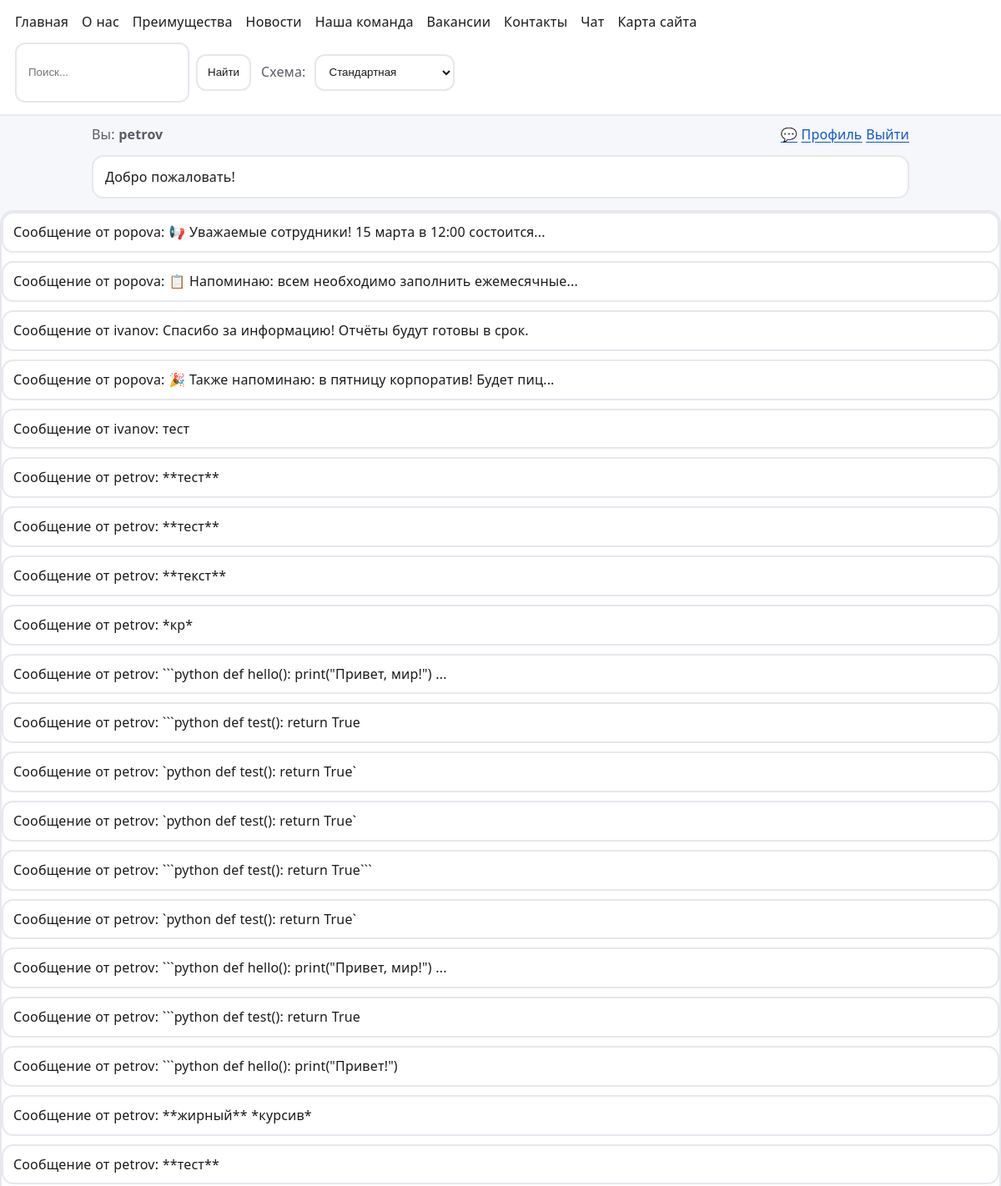
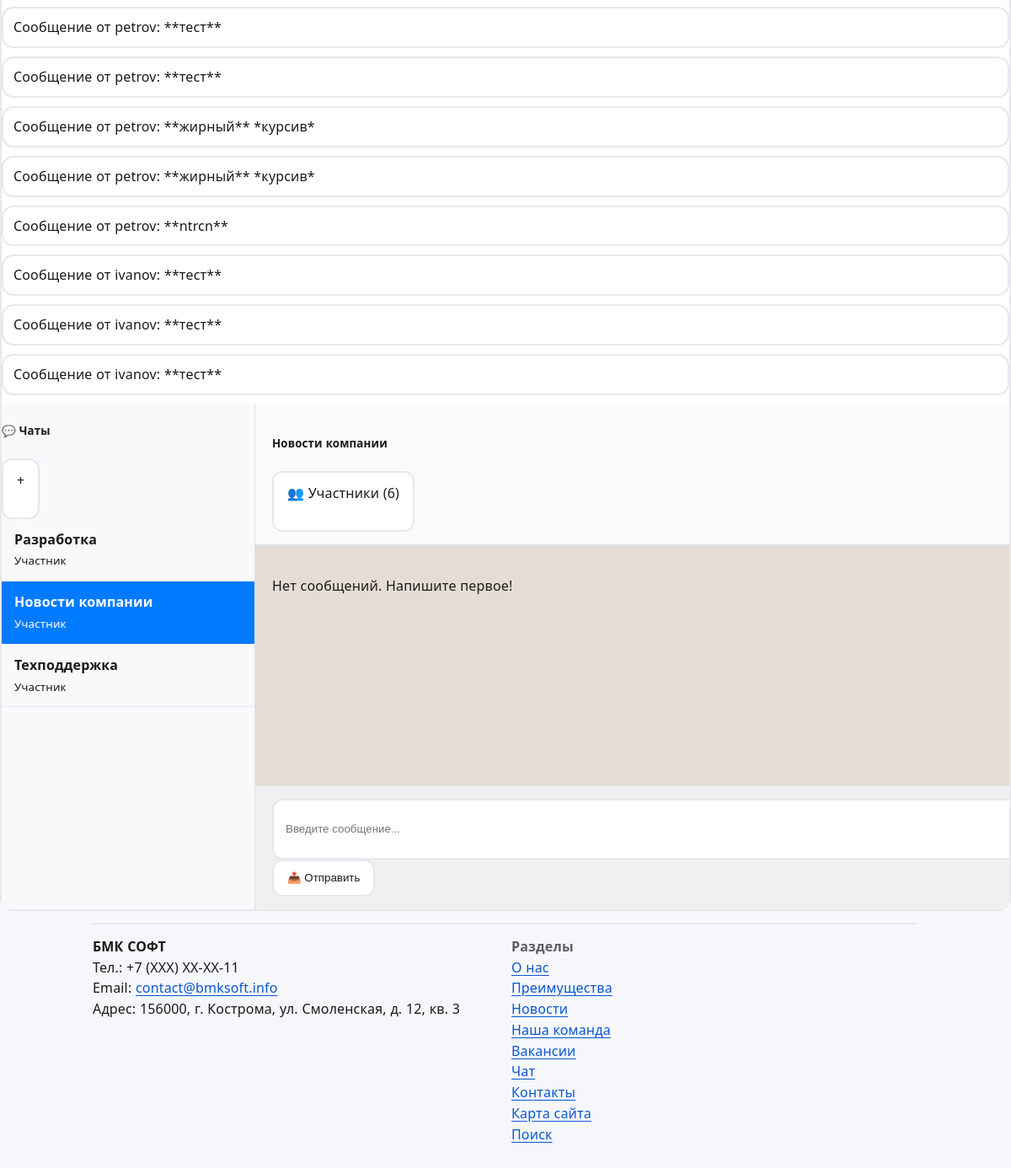
Page /messages/chats/2/ (signed in) on the committed database (2 pictures, top to bottom).
### core/models.py (models this page shows, shortened)
class Banner(models.Model):
    text = models.CharField(max_length=255)
    href = models.CharField(max_length=255, default="/")
    enabled = models.BooleanField(default=True)
    order = models.PositiveIntegerField(default=0)
    class Meta:
        ordering = ["order", "id"]

class ContactInfo(models.Model):
    org = models.CharField(max_length=255, default="Demo Org")
    phone = models.CharField(max_length=64, default="+7 (000) 000-00-00")
    email = models.EmailField(default="info@example.com")
    address = models.CharField(max_length=255, default="Россия, Москва, ул. Пример, 1")

### messaging/models.py (models this page shows, shortened)
class ChatMessage(models.Model):
    chat = models.ForeignKey(
        ChatRoom,
        on_delete=models.CASCADE,
        related_name='messages',
        verbose_name='Чат'
    )
    sender = models.ForeignKey(
        User,
        on_delete=models.CASCADE,
        related_name='chat_messages',
        verbose_name='Отправитель'
    )
    content = models.TextField('Текст сообщения', blank=True)
    sent_at = models.DateTimeField('Время отправки', auto_now_add=True, db_index=True)
    is_edited = models.BooleanField('Отредактировано', default=False)
    edited_at = models.DateTimeField('Дата редактирования', null=True, blank=True)
    is_deleted = models.BooleanField('Удалено', default=False)
    reply_to = models.ForeignKey(
        'self',
        on_delete=models.SET_NULL,
        null=True,
        blank=True,
        related_name='replies',
        verbose_name='Ответ на'
    )
    read_by = models.ManyToManyField(
        User,
        related_name='read_chat_messages',
        blank=True,
        verbose_name='Прочитано'
    )
    class Meta:
        verbose_name = 'Сообщение чата'
        verbose_name_plural = 'Сообщения чатов'
        ordering = ['-sent_at']
        indexes = [
            models.Index(fields=['chat', 'sent_at']),
            models.Index(fields=['sender', 'sent_at']),
        ]
    def __str__(self):
        preview = self.content[:50] + '...' if len(self.content) > 50 else self.content
        return f"Сообщение от {self.sender.username}: {preview}"

class ChatMembership(models.Model):
    class Role(models.TextChoices):
        OWNER = 'OWNER', 'Владелец'
        ADMIN = 'ADMIN', 'Администратор'
        MODERATOR = 'MODERATOR', 'Модератор'
        MEMBER = 'MEMBER', 'Участник'
    user = models.ForeignKey(
        User,
        on_delete=models.CASCADE,
        related_name='chat_memberships',
        verbose_name='Пользователь'
    )
    chat = models.ForeignKey(
        ChatRoom,
        on_delete=models.CASCADE,
        related_name='members',
        verbose_name='Чат'
    )
    joined_at = models.DateTimeField('Дата вступления', auto_now_add=True)
    role_in_chat = models.CharField(
        'Роль в чате',
        max_length=50,
        choices=Role.choices,
        default=Role.MEMBER
    )
    is_muted = models.BooleanField('Уведомления выключены', default=False)
    nickname_in_chat = models.CharField(
        'Никнейм в чате',
        max_length=100,
        blank=True,
        null=True
    )
    last_read_message = models.ForeignKey(
        'ChatMessage',
        on_delete=models.SET_NULL,
        null=True,
        blank=True,
        related_name='+'
    )
    left_at = models.DateTimeField('Дата выхода', null=True, blank=True)
    class Meta:
        verbose_name = 'Участник чата'
        verbose_name_plural = 'Участники чатов'
        unique_together = ['user', 'chat']

class ChatRoom(models.Model):
    class ChatType(models.TextChoices):
        PRIVATE = 'PRIVATE', 'Личная переписка'
        GROUP = 'GROUP', 'Групповой чат'
        CHANNEL = 'CHANNEL', 'Канал'
        SUPPORT = 'SUPPORT', 'Техподдержка'
    title = models.CharField('Название', max_length=200, blank=True, null=True)
    type = models.CharField(
        'Тип чата',
        max_length=20,
        choices=ChatType.choices,
        default=ChatType.GROUP
    )
    created_by = models.ForeignKey(
        User,
        on_delete=models.SET_NULL,
        null=True,
        related_name='created_chats',
        verbose_name='Создатель'
    )
    created_at = models.DateTimeField('Дата создания', auto_now_add=True)
    description = models.TextField('Описание', blank=True, null=True)
    avatar_url = models.TextField('Аватар (URL)', blank=True, null=True)
    is_archived = models.BooleanField('В архиве', default=False)
    last_message = models.ForeignKey(
        'ChatMessage',
        on_delete=models.SET_NULL,
        null=True,
        blank=True,
        related_name='+'
    )
    class Meta:
        verbose_name = 'Чат-комната'
        verbose_name_plural = 'Чат-комнаты'
        ordering = ['-created_at']

### messaging/views.py (the view)
# urls.py: path("chats/<int:chat_id>/", views.chat_room, name="chat_room"),
@login_required
def chat_room(request, chat_id):
    chat = get_object_or_404(
        ChatRoom.objects.filter(members__user=request.user),
        id=chat_id
    )
    messages = chat.messages.filter(
        is_deleted=False
    ).select_related('sender').prefetch_related('attachments', 'read_by').order_by('-sent_at')[:50]
    unread = chat.messages.exclude(read_by=request.user)
    for msg in unread:
        msg.read_by.add(request.user)
    membership = ChatMembership.objects.get(user=request.user, chat=chat)
    last_message = chat.messages.first()
    if last_message:
        membership.last_read_message = last_message
        membership.save(update_fields=['last_read_message'])
    return render(request, 'messaging/chat_room.html', {
        'chat': chat,
        'messages': reversed(list(messages)),
    })

### core/context_processors.py (called while the page is built)
def site_settings(request):
    return {"banners": Banner.objects.filter(enabled=True)[:3], "contact_info": ContactInfo.objects.first()}

def breadcrumbs(request):
    return {'breadcrumbs': get_breadcrumbs(request)}

### templates/messaging/chat_room.html (shortened to what this page needs)
{% extends 'messaging/chat_base.html' %}
{% block chat_sidebar %}
<div class="p-3">
    <div class="d-flex justify-content-between align-items-center mb-3">
        <h5 class="mb-0">💬 Чаты</h5>
        <a href="{% url 'messaging:create_chat' %}" class="btn btn-primary btn-sm">+</a>
    </div>
    <div class="list-group">
        {% for m in request.user.chat_memberships.all %}
        <a href="{% url 'messaging:chat_room' m.chat.id %}"
           class="list-group-item list-group-item-action chat-list-item {% if m.chat.id == chat.id %}active{% endif %}">
            <strong>{{ m.chat.title }}</strong>
            <br>
            <small>{{ m.get_role_in_chat_display }}</small>
        </a>
        {% endfor %}
    </div>
</div>
{% endblock %}
{% block chat_main %}
<div class="chat-header">
    <div class="d-flex justify-content-between align-items-center">
        <h5 class="mb-0">{{ chat.title }}</h5>
        <div>
            <a href="{% url 'messaging:chat_members' chat.id %}" class="btn btn-sm btn-outline-primary">
                👥 Участники ({{ chat.members.count }})
            </a>
        </div>
    </div>
</div>
<div class="messages-area" id="messagesArea">
    {% for msg in messages %}
    <div class="message-bubble {% if msg.sender == request.user %}message-sent{% else %}message-received{% endif %}">
        {% if msg.sender != request.user %}
        <div class="message-sender">{{ msg.sender.get_full_name|default:msg.sender.username }}</div>
        {% endif %}
        <div class="message-content">{{ msg.content }}</div>
        <div class="message-time">{{ msg.sent_at|time:"H:i" }}</div>
    </div>
    {% empty %}
    <p class="text-muted text-center mt-5">Нет сообщений. Напишите первое!</p>
    {% endfor %}
</div>
<div class="message-input-area">
    <form id="messageForm" method="POST" action="{% url 'messaging:send_chat_message' chat.id %}">
        <div class="input-group">
            <input type="text" name="content" class="form-control" placeholder="Введите сообщение..." id="messageInput" autocomplete="off">
            <button class="btn btn-success" type="submit">📤 Отправить</button>
        </div>
    </form>
</div>
{% endblock %}

### templates/base.html (shortened to what this page needs)
<!doctype html>
<html lang="ru">
<head>
  <link rel="stylesheet" href="/static/style.css" />
</head>
<body>
  <header class="top" role="banner">
    <nav class="nav" aria-label="Навигация">
      <a href="{% url 'home' %}">Главная</a>
      <a href="{% url 'about_us' %}">О нас</a>
      <a href="{% url 'advantages' %}">Преимущества</a>
      <a href="{% url 'news:list' %}">Новости</a>
      <a href="{% url 'team' %}">Наша команда</a>
      <a href="{% url 'vacancies' %}">Вакансии</a>
      <a href="{% url 'contact' %}">Контакты</a>
      <a href="{% url 'messaging:chat_list' %}">Чат</a>
      <a href="{% url 'sitemap' %}">Карта сайта</a>
    </nav>
    <div class="right">
      <form class="search-mini" action="{% url 'search' %}" method="get" role="search" aria-label="Поиск по сайту">
        <input name="q" value="{{ q|default:'' }}" placeholder="Поиск..." />
        <button type="submit">Найти</button>
      </form>
      <div class="theme" aria-label="Цветовая схема">
        <label for="themeSelect" class="theme__label">Схема:</label>
        <select id="themeSelect" class="theme__select">
          <option value="standard">Стандартная</option>
        </select>
      </div>
    </div>
  </header>
  <div class="subbar">
    <div class="who">
      {% if user.is_authenticated %}
        Вы: <b>{{ user.username }}</b>
      {% else %}
        Вы: <b>Гость</b>
      {% endif %}
    </div>
    <div class="auth">
      {% if user.is_authenticated %}
        <a href="{% url 'messaging:chat_list' %}">💬</a>
        <a href="{% url 'profile' %}">Профиль</a>
        <a href="{% url 'logout' %}">Выйти</a>
      {% else %}
        <a href="{% url 'login' %}">Войти</a>
        <a href="{% url 'register' %}">Регистрация</a>
      {% endif %}
    </div>
  </div>
  {% if banners %}
    <div class="banners" aria-label="Баннеры">
      {% for b in banners %}
        <a class="banner" href="{{ b.href }}">{{ b.text }}</a>
      {% endfor %}
    </div>
  {% endif %}
  <main id="content" class="card" role="main">
    {% if messages %}
      {% for m in messages %}
        <div class="flash {{ m.tags }}">{{ m }}</div>
      {% endfor %}
    {% endif %}
    {% block content %}{% endblock %}
  </main>
  <footer class="footer" role="contentinfo">
    <div class="footer-grid">
      <div class="contacts-widget" aria-label="Контакты">
        {% if contact_info %}
          <div><b>{{ contact_info.org }}</b></div>
          <div>Тел.: {{ contact_info.phone }}</div>
          <div>Email: <a href="mailto:{{ contact_info.email }}">{{ contact_info.email }}</a></div>
          <div>Адрес: {{ contact_info.address }}</div>
        {% else %}
          <div class="muted">Контакты не настроены.</div>
        {% endif %}
      </div>
      <div class="muted">
        <div><b>Разделы</b></div>
        <div><a href="{% url 'about_us' %}">О нас</a></div>
        <div><a href="{% url 'advantages' %}">Преимущества</a></div>
        <div><a href="{% url 'news:list' %}">Новости</a></div>
        <div><a href="{% url 'team' %}">Наша команда</a></div>
        <div><a href="{% url 'vacancies' %}">Вакансии</a></div>
        <div><a href="{% url 'messaging:chat_list' %}">Чат</a></div>
        <div><a href="{% url 'contact' %}">Контакты</a></div>
        <div><a href="{% url 'sitemap' %}">Карта сайта</a></div>
        <div><a href="{% url 'search' %}">Поиск</a></div>
      </div>
    </div>
  </footer>
</body>
</html>

### static/style.css (style rules this page uses)
:root { --bg:#f6f7fb;--fg:#1a1a1a;--card:#fff;--border:#e7e7ef;--link:#0b57d0;--muted:#5b5b66;--focus:#ffbf47;--base-font:16px;--line:1.55;--letter:.01em;--word:.02em }
html { font-size:var(--base-font) }
body { font-family:system-ui,-apple-system,Segoe UI,Roboto,Arial,sans-serif;margin:0;background:var(--bg);color:var(--fg);line-height:var(--line);letter-spacing:var(--letter);word-spacing:var(--word) }
a { color:var(--link);text-underline-offset:.18em }
.top { display:flex;flex-wrap:wrap;gap:12px 16px;align-items:center;justify-content:space-between;padding:14px 18px;background:var(--card);border-bottom:2px solid var(--border) }
.nav { display:flex;gap:16px;flex-wrap:wrap }
.nav a { text-decoration:none;color:var(--fg) }
.right { display:flex;gap:12px;flex-wrap:wrap;align-items:center }
.theme { display:flex;gap:10px;align-items:center }
.theme__label { color:var(--muted) }
.theme__select { padding:10px 12px;border:2px solid var(--border);border-radius:12px;background:var(--card);color:var(--fg);min-height:44px }
.subbar { max-width:980px;margin:10px auto 0;padding:0 18px;display:flex;justify-content:space-between;gap:12px;color:var(--muted) }
.card { max-width:980px;margin:14px auto;padding:18px;background:var(--card);border:2px solid var(--border);border-radius:16px }
.banners { max-width:980px;margin:12px auto 0;padding:0 18px;display:grid;gap:10px }
.banner { display:block;padding:12px 14px;border:2px solid var(--border);border-radius:14px;background:var(--card);color:var(--fg);text-decoration:none }
label { display:grid;gap:8px }
input,textarea,select { width:100%;padding:12px 14px;border:2px solid var(--border);border-radius:12px;background:var(--card);color:var(--fg);min-height:44px }
button,.btn { display:inline-block;padding:12px 16px;border:2px solid var(--border);border-radius:12px;background:var(--card);color:var(--fg);cursor:pointer;text-decoration:none;min-height:44px }
.flash { border:2px solid var(--border);border-radius:14px;padding:10px 12px;margin-bottom:10px }
.muted { color:var(--muted) }
.search-mini { display:flex;gap:8px;align-items:center }
.search-mini input { max-width:220px }
.search-mini button { padding:10px 12px;min-height:44px }
.footer { max-width:980px;margin:0 auto 30px;padding:0 18px }
.footer-grid { display:grid;grid-template-columns:repeat(auto-fit,minmax(240px,1fr));gap:14px;border-top:2px solid var(--border);padding-top:14px;margin-top:14px }

### templates/messaging/chat_base.html (style rules this page uses)
main.card { padding: 0 !important; max-width: 100% !important; }
.chat-header { padding: 15px 20px; border-bottom: 1px solid #dee2e6; background: #fafafa; }
.messages-area { flex: 1; overflow-y: auto; padding: 20px; background: #e5ddd5; }
.message-input-area { padding: 15px 20px; background: #f0f0f0; border-top: 1px solid #dee2e6; }
.chat-list-item { display: block; padding: 12px 15px; border-bottom: 1px solid #e9ecef; cursor: pointer; transition: background 0.2s; text-decoration: none; color: inherit; }
.chat-list-item.active { background: #007bff; color: white; }

### rows in the picture
Banner: text "Добро пожаловать!"
ChatMessage: content+sender "Сообщение от popova: 📢 Уважаемые сотрудники! 15 марта в 12:00 состоится..."
ChatMessage: content+sender "Сообщение от popova: 📋 Напоминаю: всем необходимо заполнить ежемесячные..."
ChatMessage: content+sender "Сообщение от ivanov: Спасибо за информацию! Отчёты будут готовы в срок."
ChatMessage: content+sender "Сообщение от popova: 🎉 Также напоминаю: в пятницу корпоратив! Будет пиц..."
ChatMessage: content+sender "Сообщение от ivanov: тест"
ChatMessage: content+sender "Сообщение от petrov: **тест**"
ChatMessage: content+sender "Сообщение от petrov: **тест**"
ChatMessage: content+sender "Сообщение от petrov: **текст**"
ChatMessage: content+sender "Сообщение от petrov: *кр*"
ChatMessage: content+sender "Сообщение от petrov: ```python def hello(): print(\"Привет, мир!\") ..."
ChatMessage: content+sender "Сообщение от petrov: ```python def test(): return True"
ChatMessage: content+sender "Сообщение от petrov: `python def test(): return True`"
ChatMessage: content+sender "Сообщение от petrov: `python def test(): return True`"
ChatMessage: content+sender "Сообщение от petrov: ```python def test(): return True```"
ChatMessage: content+sender "Сообщение от petrov: `python def test(): return True`"
ChatMessage: content+sender "Сообщение от petrov: ```python def hello(): print(\"Привет, мир!\") ..."
ChatMessage: content+sender "Сообщение от petrov: ```python def test(): return True"
ChatMessage: content+sender "Сообщение от petrov: ```python def hello(): print(\"Привет!\")"
ChatMessage: content+sender "Сообщение от petrov: **жирный** *курсив*"
ChatMessage: content+sender "Сообщение от petrov: **тест**"
ChatMessage: content+sender "Сообщение от petrov: **тест**"
ChatMessage: content+sender "Сообщение от petrov: **тест**"
ChatMessage: content+sender "Сообщение от petrov: **жирный** *курсив*"
ChatMessage: content+sender "Сообщение от petrov: **жирный** *курсив*"
ChatMessage: content+sender "Сообщение от petrov: **ntrcn**"
ChatMessage: content+sender "Сообщение от ivanov: **тест**"
ChatMessage: content+sender "Сообщение от ivanov: **тест**"
ChatMessage: content+sender "Сообщение от ivanov: **тест**"
ChatMembership: chat "Разработка", role_in_chat "Участник"
ChatMembership: chat "Новости компании", role_in_chat "Участник"
ChatMembership: chat "Техподдержка", role_in_chat "Участник"
ChatRoom: title "Новости компании", members.count "6"
ContactInfo: org "БМК СОФТ", phone "+7 (ХХХ) ХХ-ХХ-11", email "contact@bmksoft.info", address "156000, г. Кострома, ул. Смоленская, д. 12, кв. 3"

### other values in the picture
{{ user.username }} "petrov"
